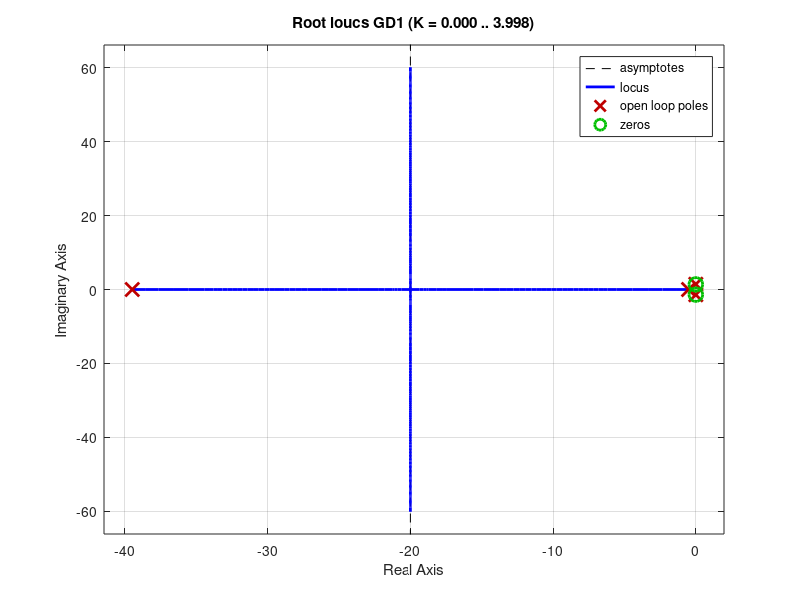
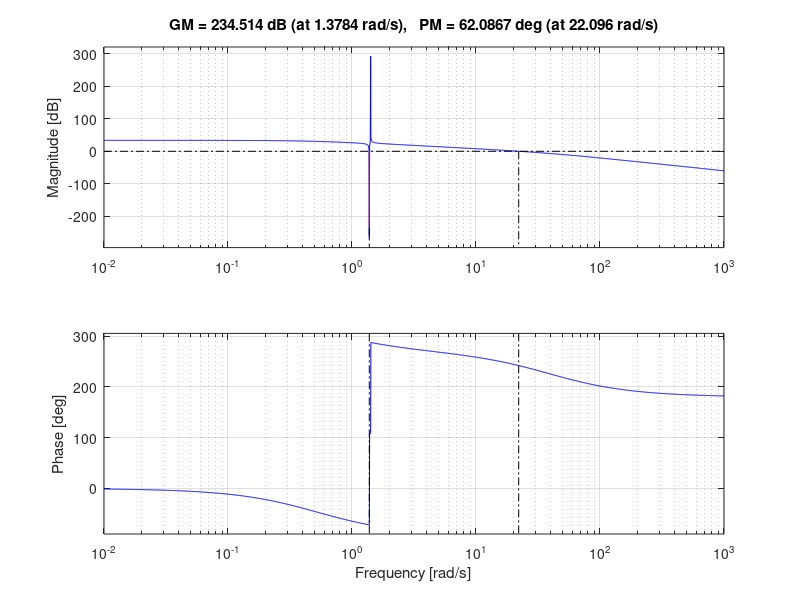
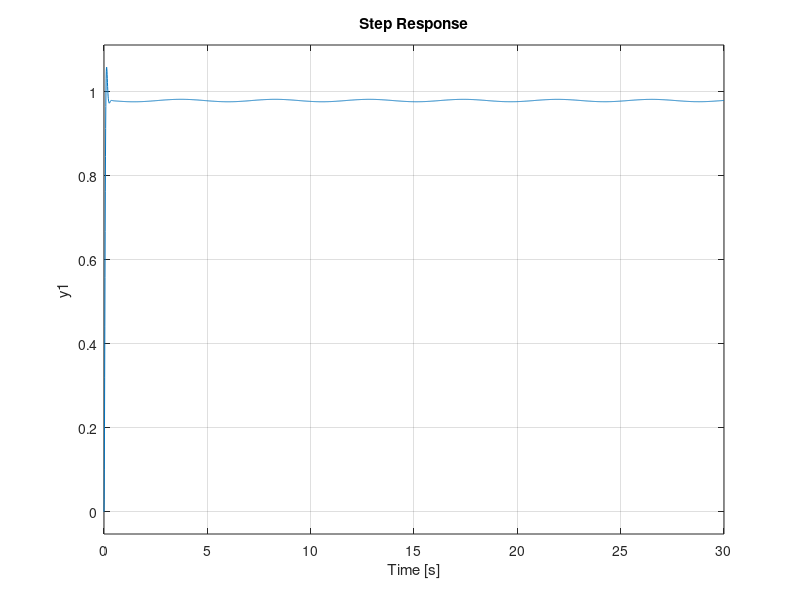

MATLAB code for these plots, in order:
close all 
clear all
p = 20
z = 2
e = 0.1
K = 1000
G = tf(1,[1 0 z])
D1 = K*tf([1 0 z-e],[1 2*p p])
GD1 = G*D1
H = GD1/(1+GD1);

figure
rlocus(GD1)

figure
margin(GD1)

figure 
step(H)